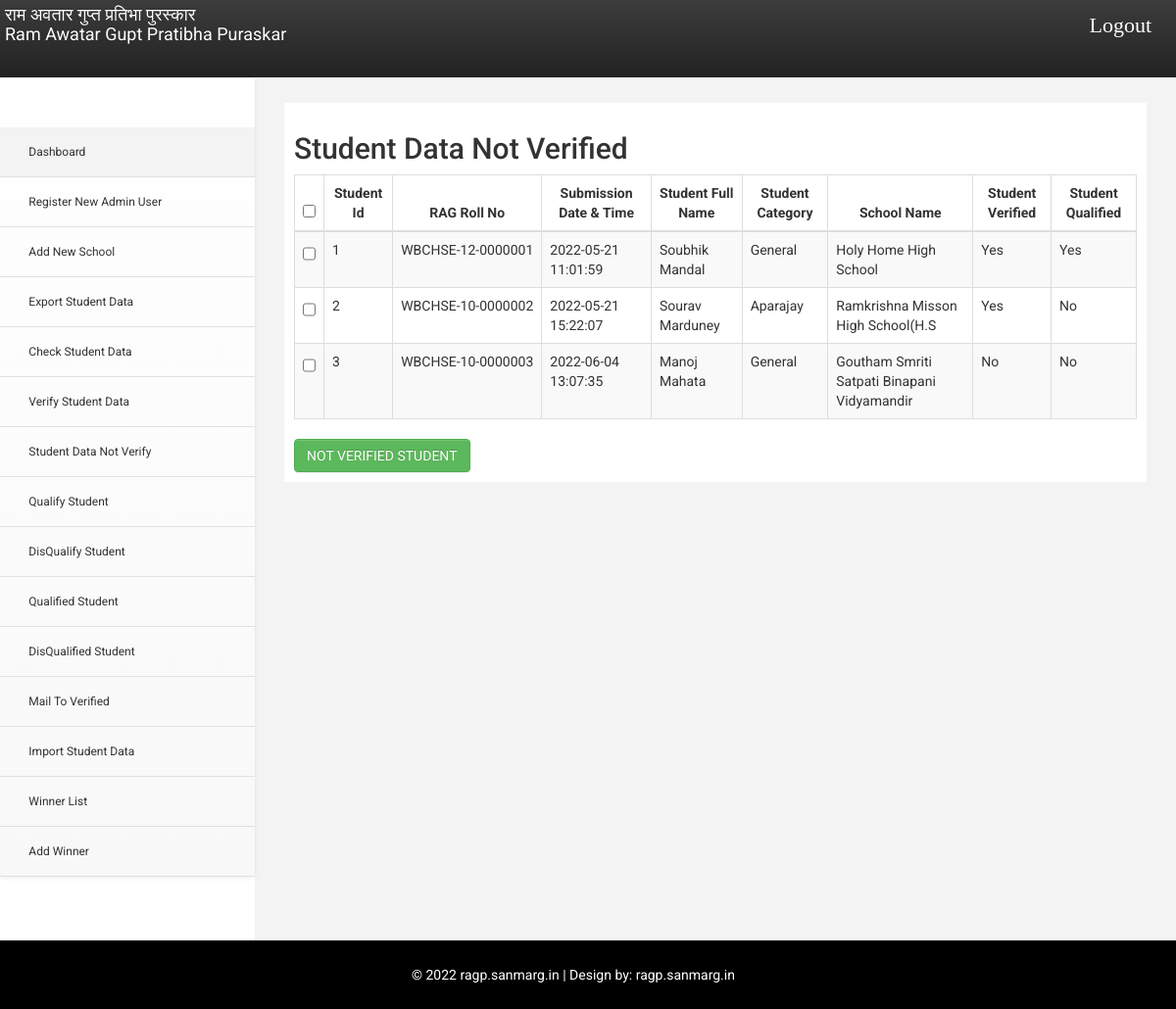
Screenshot of /admin-rag-192/not-verify-record.php (signed in) with the database file from the repository.
### tables this page shows
CREATE TABLE `student_data` (
  `id` int(2) NOT NULL,
  `form_date_time` varchar(111) NOT NULL,
  `reg_id` varchar(111) NOT NULL,
  `ip_address` varchar(111) NOT NULL,
  `reg_location` varchar(111) NOT NULL,
  `boardexam` varchar(111) NOT NULL,
  `category` varchar(111) NOT NULL,
  `disorder` varchar(111) NOT NULL,
  `phy_disorder_name` varchar(111) NOT NULL,
  `mental_disorder_name` varchar(111) NOT NULL,
  `disorder_detail` varchar(100) NOT NULL,
  `disorder_file` varchar(111) NOT NULL,
  `fname` varchar(111) NOT NULL,
  `lname` varchar(111) NOT NULL,
  `hname` varchar(111) NOT NULL,
  `hlname` varchar(111) NOT NULL,
  `student_photo_file` varchar(111) NOT NULL,
  `hname_correct` varchar(111) NOT NULL,
  `hname_file` varchar(111) NOT NULL,
  `student_gender` varchar(111) NOT NULL,
  `student_dob` varchar(100) NOT NULL,
  `student_email` varchar(111) NOT NULL,
  `student_mobile` varchar(111) NOT NULL,
  `board_roll_no` varchar(111) NOT NULL,
  `admit_card_file` varchar(111) NOT NULL,
  `school_name` varchar(111) NOT NULL,
  `school_address` varchar(111) NOT NULL,
  `other_school_name` varchar(111) NOT NULL,
  `other_school_address` varchar(111) NOT NULL,
  `school_medium` varchar(111) NOT NULL,
  `class` varchar(100) NOT NULL,
  `last_year_marks1` varchar(111) NOT NULL,
  `last_year_marks2` varchar(111) NOT NULL,
  `last_year_marks3` varchar(111) NOT NULL,
  `current_year_marks1` varchar(111) NOT NULL,
  `current_year_marks2` varchar(111) NOT NULL,
  `current_year_preboards` varchar(111) NOT NULL,
  `parent_name` varchar(111) NOT NULL,
  `parent_mobile` varchar(111) NOT NULL,
  `emergency_landline` varchar(111) NOT NULL,
  `parent_email` varchar(100) NOT NULL,
  `home_address` varchar(111) NOT NULL,
  `city` varchar(111) NOT NULL,
  `state` varchar(111) NOT NULL,
  `pincode` varchar(111) NOT NULL,
  `family_income` varchar(111) NOT NULL,
  `facebook_handle` varchar(111) NOT NULL,
  `twitter_handle` varchar(111) NOT NULL,
  `ragaward_source` varchar(111) NOT NULL,
  `ragaward_source_other` varchar(111) NOT NULL,
  `sanmarg_reader` varchar(100) NOT NULL,
  `hawker_name` varchar(111) NOT NULL,
  `hawker_telephone` varchar(111) NOT NULL,
  `rag_pariksha_participated` varchar(111) NOT NULL,
  `rag_pariksha_rollno` varchar(111) NOT NULL,
  `rag_pariksha_marks` varchar(111) NOT NULL,
  `rag_participated_chk` varchar(111) NOT NULL,
  `ankur` varchar(111) NOT NULL,
  `ankur_activity_textwork` varchar(111) NOT NULL,
  `ankur_activity_file` varchar(111) NOT NULL,
  `all_activity_file` varchar(100) NOT NULL,
  `yuva` varchar(111) NOT NULL,
  `marksheet_file` varchar(100) NOT NULL,
  `qualified` enum('yes','no') NOT NULL DEFAULT 'no',
  `verified` enum('yes','no') NOT NULL DEFAULT 'no'
);

### admin-rag-192/not-verify-record.php (the view, shortened to what this page needs)
<?php
include('common-header.php');
require_once "config.php";
if (isset($_SESSION['username'])){
?>
<div id="page-wrapper" >
            <div id="page-inner">
                <div class="row">
                    <div class="col-lg-12">
                     <h2>Student Data Not Verified</h2>
                    </div>
                </div>
<form name="bulk_action_form" action="" method="post" onSubmit="return notverify_confirm();"/>
    <table class="table table-responsive table-striped w-auto table-bordered">
        <thead>
        <tr>
            <th><input type="checkbox" id="select_all" value=""/></th>
            <th>Student Id</th>
			<th>RAG Roll No</th>
			<th>Submission Date & Time</th>
			<th>Student Full Name</th>
			<th>Student Category</th>
			<th>School Name</th>
			<th>Student Verified</th>
			<th>Student Qualified</th>
        </tr>
        </thead>
        <?php
        $sql="SELECT * FROM `student_data` ORDER BY `id` ASC";
        if($result = mysqli_query($conn, $sql)){
						if(mysqli_num_rows($result) > 0){
						while($row = mysqli_fetch_array($result)){
                            if($row['school_name']=="others"){
                                  $school_name=$row['other_school_name'];
                            }else{
                               $school_name=$row['school_name'];
                             }
        ?>
        <tr>
            <td align="center"><input type="checkbox" name="checked_id[]" class="checkbox" value="<?php echo $row['id']; ?>"/></td>
            <td><?php echo $row['id']; ?></td>
			<td><?php echo $row['boardexam']."-".substr($row['class'], -2)."-".substr("0000000{$row['id']}", -7);?></td>
			<td><?php echo $row['form_date_time']; ?></td>
			<td><?php echo $row['fname']." ".$row['lname']?></td>
			<td><?php echo $row['category']?></td>
			<td><?php echo $school_name; ?></td>
			<td><?php echo $row['verified']?></td>
			<td><?php echo $row['qualified']?></td>
        </tr>
        <?php } }else{ ?>
            <tr><td colspan="5">No records found.</td></tr>
        <?php }}?>
    </table>
	<input type="submit" class="btn btn-success" name="bulk_notverify_submit" value="NOT VERIFIED STUDENT"/>
				</div>
        </div>
<?php
include('common-footer.php');
}
else{
    header("location: index.php");
}
?>

### admin-rag-192/assets/css/custom.css (style rules this page uses)
body { font-family: 'Roboto', sans-serif; line-height:30px; }
td,th { font-size: 14px; text-transform: capitalize; }
th { text-align: center;color: #333; }
#page-wrapper { padding: 15px 15px; min-height: 680px; background:#F3F3F3; }
#page-inner { width:100%; margin:10px 20px 10px 0px; background-color:#fff!important; padding:10px; }
@media (min-width:768px) { #page-wrapper { margin: 0 0 0 260px; padding: 15px 30px; min-height: 880px; } }

### rows the page displays
student_data: id "1", boardexam "WBCHSE", class "12", id "0000001", form_date_time "2022-05-21 11:01:59", fname "Soubhik", lname "Mandal", category "General", school_name "Holy Home High School", verified "Yes", qualified "Yes"
student_data: id "2", boardexam "WBCHSE", class "10", id "0000002", form_date_time "2022-05-21 15:22:07", fname "Sourav", lname "Marduney", category "Aparajay", school_name "Ramkrishna Misson High School(H.S", verified "Yes", qualified "No"
student_data: id "3", boardexam "WBCHSE", class "10", id "0000003", form_date_time "2022-06-04 13:07:35", fname "Manoj", lname "Mahata", category "General", school_name "Goutham Smriti Satpati Binapani Vidyamandir", verified "No", qualified "No"
